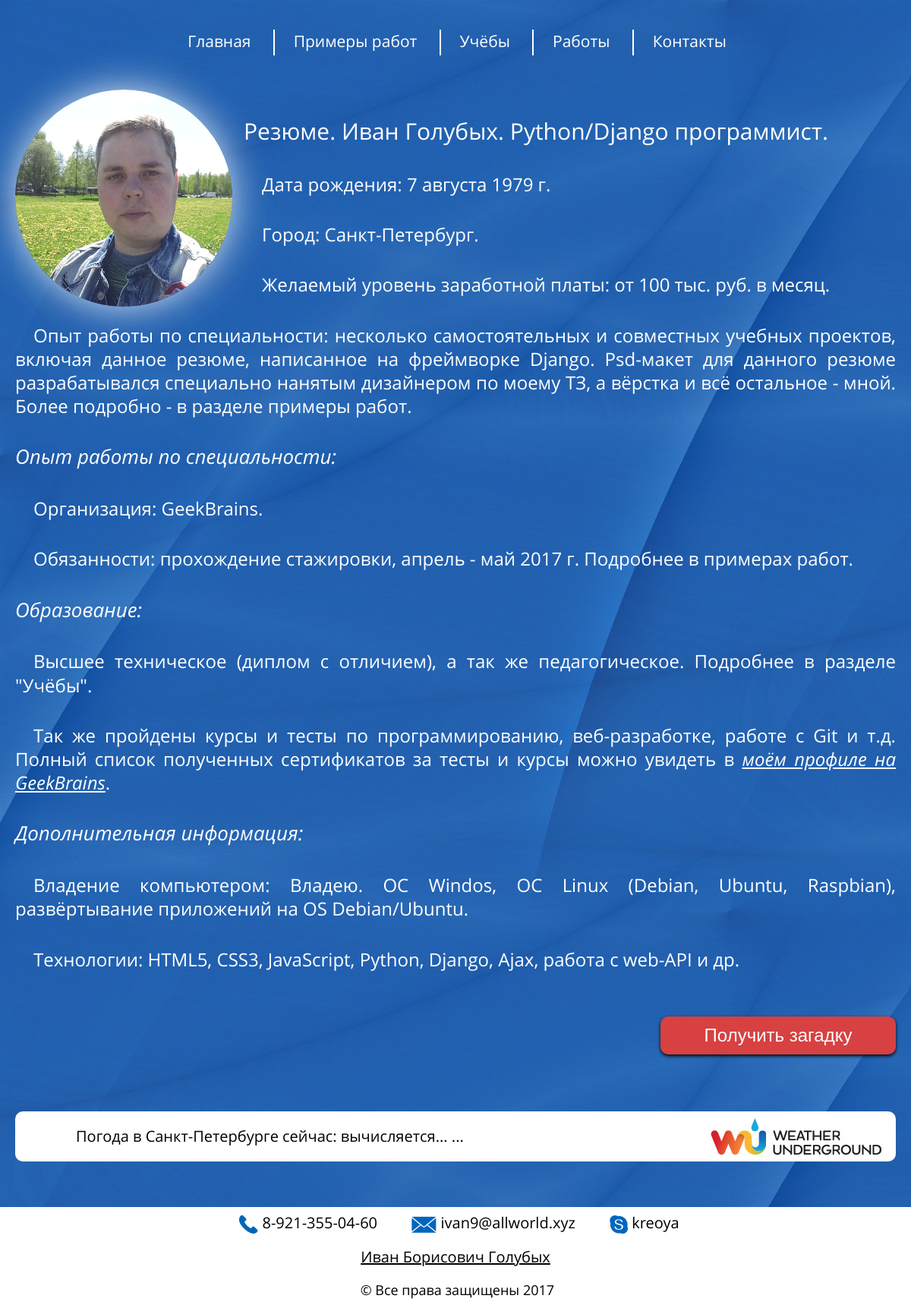
The page /portfolio/2017_portfolio/ on the database as committed earlier.
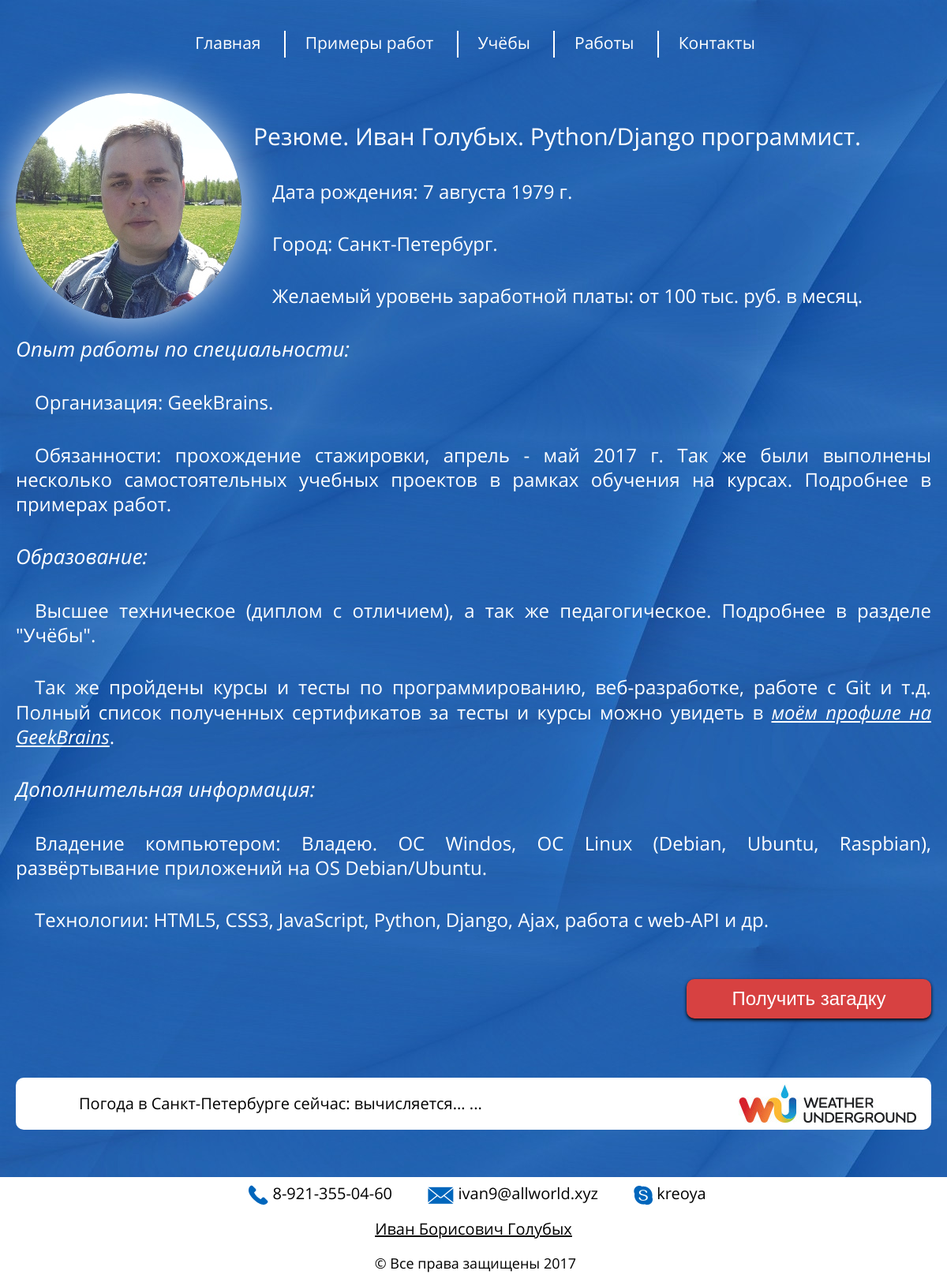
The same page on the database as committed later.
### app_main/models_main_page.py (models this page shows, shortened)
class MainHeader1Text(models.Model):
    ordinal = models.PositiveSmallIntegerField(
            blank=False,
            null=False,
            db_index=True,
            unique=True,
            help_text='Порядковый номер заголовка h1 на странице',
            verbose_name="Порядковый номер заголовка h1 на странице",
                )
    text = models.CharField(max_length=255,
                            blank=True,
                            null=False,
                            db_index=False,
                            unique=False,
                            help_text='Заголовки (h1) для главной страницы',
                            verbose_name="Заголовки (h1) для главной страницы",
                            )

class MainText(models.Model):
    ordinal = models.PositiveSmallIntegerField(
            blank=False,
            null=False,
            db_index=True,
            unique=True,
            help_text='Порядковый номер абзаца в тексте',
            verbose_name="Порядковый номер абзаца в тексте",
                )
    text = models.TextField(
                            blank=False,
                            null=False,
                            db_index=False,
                            unique=False,
                            help_text='Текст абзаца',
                            verbose_name="Текст абзаца",
                            )
    up = models.ForeignKey(MainHeader4Text,
                           on_delete=models.CASCADE,
                           )

class MainHeader2Text(models.Model):
    ordinal = models.PositiveSmallIntegerField(
            blank=False,
            null=False,
            db_index=True,
            unique=True,
            help_text='Порядковый номер заголовка h2 на странице',
            verbose_name="Порядковый номер заголовка h2 на странице",
                )
    text = models.CharField(max_length=255,
                            blank=True,
                            null=False,
                            db_index=False,
                            unique=False,
                            help_text='Заголовки (h2) для главной страницы',
                            verbose_name="Заголовки (h2) для главной страницы",
                            )
    up = models.ForeignKey(MainHeader1Text,
                           on_delete=models.CASCADE,
                           )

### app_main/views.py (the view)
class MainListView(ListView):
    crumbs_page_name = 'Главная'
    crumbs_page_urlname = 'main'
    crumbs_up = False
    queryset = MainHeader1Text.objects.order_by('ordinal').\
        prefetch_related('mainheader2text_set',
                         'mainheader2text_set__mainheader3text_set',
                         'mainheader2text_set__mainheader3text_set__'
                         'mainheader4text_set',
                         'mainheader2text_set__mainheader3text_set__'
                         'mainheader4text_set__maintext_set')
    template_name = 'index.html'
    @staticmethod
    def path_to_my_photo():
        if datetime.now().month in (5, 6, 7, 8, 9, 10):
            return 'app_main/img/my_foto_summer.jpg'
        return 'app_main/img/my_foto_winter.jpg'
    def get_context_data(self, **kwargs):
        context = super().get_context_data(**kwargs)
        if 'session_exist' not in self.request.session or\
                not self.request.session['session_exist']:
            self.request.session['session_exist'] = True
        context['path_to_my_photo'] = __class__.path_to_my_photo()
        return context

### app_main/templates/index.html (shortened to what this page needs)
{% extends "base.html" %}
{% load staticfiles %}
{% block content  %}
    <div class="my_foto">
        <img src="{% static path_to_my_photo %}">
    </div>
    {% for h1 in object_list %}
        {% if h1.text %}
            <h1>{{ h1.text|safe }}</h1>
        {% endif %}
        {% for h2 in h1.mainheader2text_set.all|dictsort:"ordinal" %}
            {% if h2.text|safe %}
                <h2>{{ h2.text }}</h2>
            {% endif %}
            {% for h3 in h2.mainheader3text_set.all|dictsort:"ordinal" %}
                {% for h4 in h3.mainheader4text_set.all|dictsort:"ordinal" %}
                    {% for text in h4.maintext_set.all|dictsort:"ordinal" %}
                        {% if text.text %}
                            <p>{{ text.text|safe }}</p>
                        {% endif %}
                    {% endfor %}
                {% endfor %}
            {% endfor %}
        {% endfor %}
    {% endfor %}
    <div class="puzzle_button">
        <button onclick="arcana();">Получить загадку</button>
    </div>
{% endblock %}

Rows that differ between the two databases and show on the page:
removed MainText: text "Опыт работы по специальности: несколько самостоятельных и совместных учебных проектов, включая данное резюме, написанное на фреймворке Django. Psd-макет для данного резюме разрабатывался специально нанятым дизайнером по моему ТЗ, а вёрстка и всё остальное - мной. Более подробно - в разделе примеры работ.", shown under MainHeader4Text (number 1 of 4 on the later page)
changed MainText: text "Обязанности: прохождение стажировки, апрель - май 2017 г. Подробнее в примерах работ." → "…- май 2017 г. Так же были выполнены несколько самостоятельных учебных проектов в рамках обучения на курсах. Подробнее в примерах работ."
